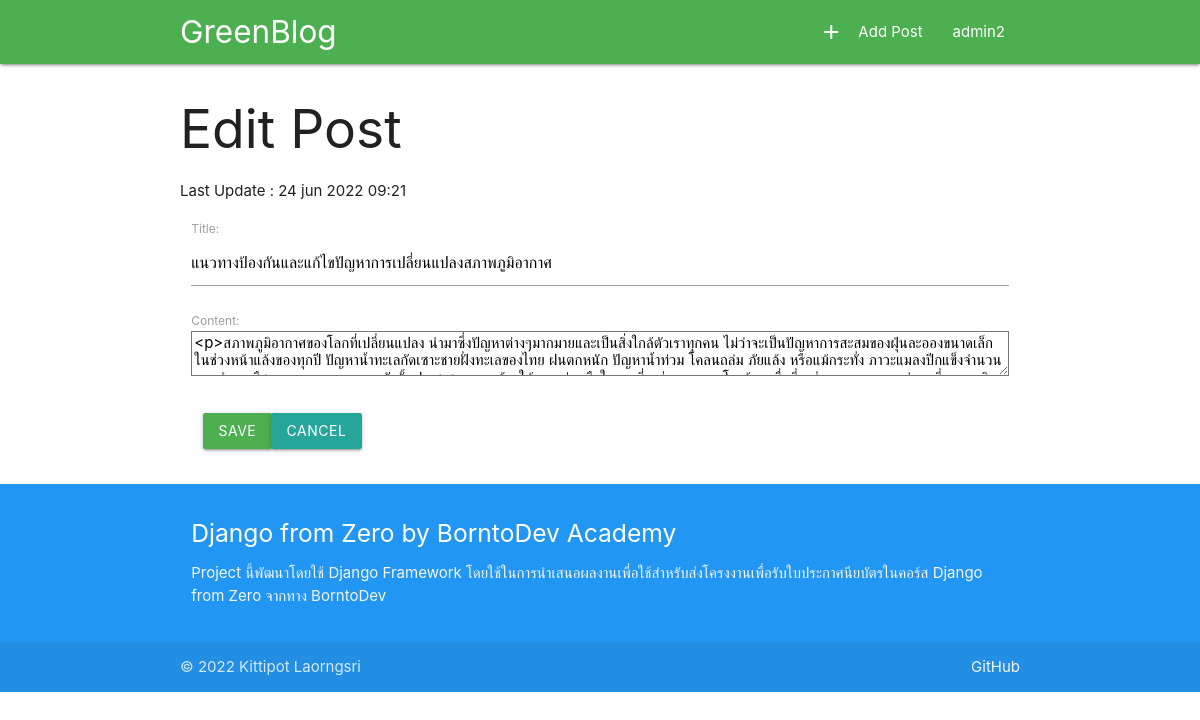
Page /manage/editpost/8 (signed in) on the earlier database version.
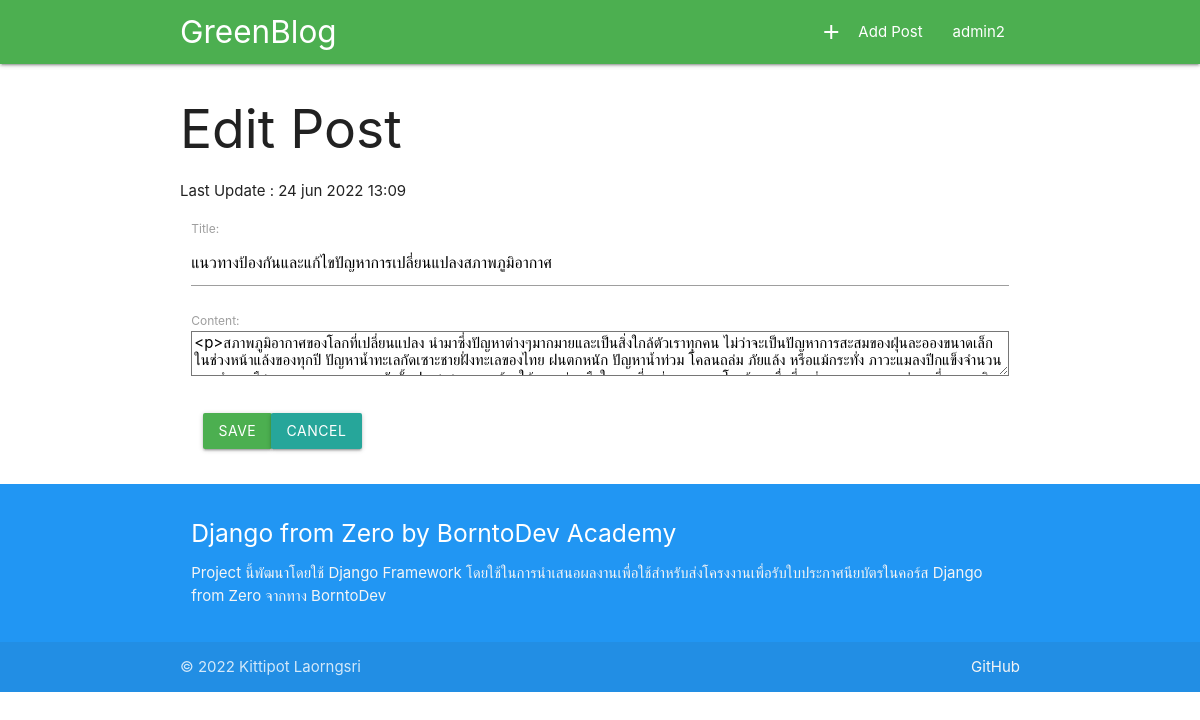
Same page on the later database version.
### main/models.py (models this page shows, shortened)
class ListTweet(models.Model):
    title = models.CharField(max_length=255,null=False)
    content = RichTextField(blank=True,null=True)
    user = models.ForeignKey(User, on_delete=models.CASCADE, null=True)
    status = models.BooleanField(default=True)
    create_date = models.DateTimeField(auto_now=False, null=True)
    updated_date = models.DateTimeField(auto_now=True,null=False)

### manage/views.py (the view)
# urls.py: path('editpost/<int:tweet_id>', views.edittweet, name='edit'),
@login_required
def edittweet(request,tweet_id):
    instance = ListTweet.objects.get(pk=tweet_id)
    form = EditTweetForm(request.POST or None, instance=instance)
    if form.is_valid():
        form.save()
        return redirect('main_manage')
    context={
        'form':form,
        'edit_id':tweet_id,
        'last_update':instance.updated_date,
        'title':"Edit Post | GreenBlog"
    }
    return render(request, 'editpage.html',context=context)

### manage/forms.py
class EditTweetForm(forms.ModelForm):
    content = RichTextField(blank=True,null=True)
    class Meta:
        model = ListTweet
        fields = ['title','content']

### main/templates/editpage.html (shortened to what this page needs)
{% extends 'base.html' %}
{% block content %}
    <h2>Edit Post</h2>
    <div class="row">
      Last Update : {{last_update|date:"d b Y H:i"}}
      <form class="col s12" method="POST" action="{% url 'edit' tweet_id=edit_id %}">
          {{form.as_p}}
        <div class='input-field col s1'>
          <input type='submit' class="waves-light green btn" value='Save'>
        </div>
        <div class='input-field col s1'>
          <a href="{% url 'main_manage' %}" class="waves-light gray btn">Cancel</a>
        </div>
      </form>
    </div>
{% endblock %}

Differences in the rows shown:
changed ListTweet "แนวทางป้องกันและแก้ไขปัญหาการเปลี่ยนแปลงสภาพภูมิอากาศ": updated_date "24 jun 2022 09:21" → "24 jun 2022 13:09"
